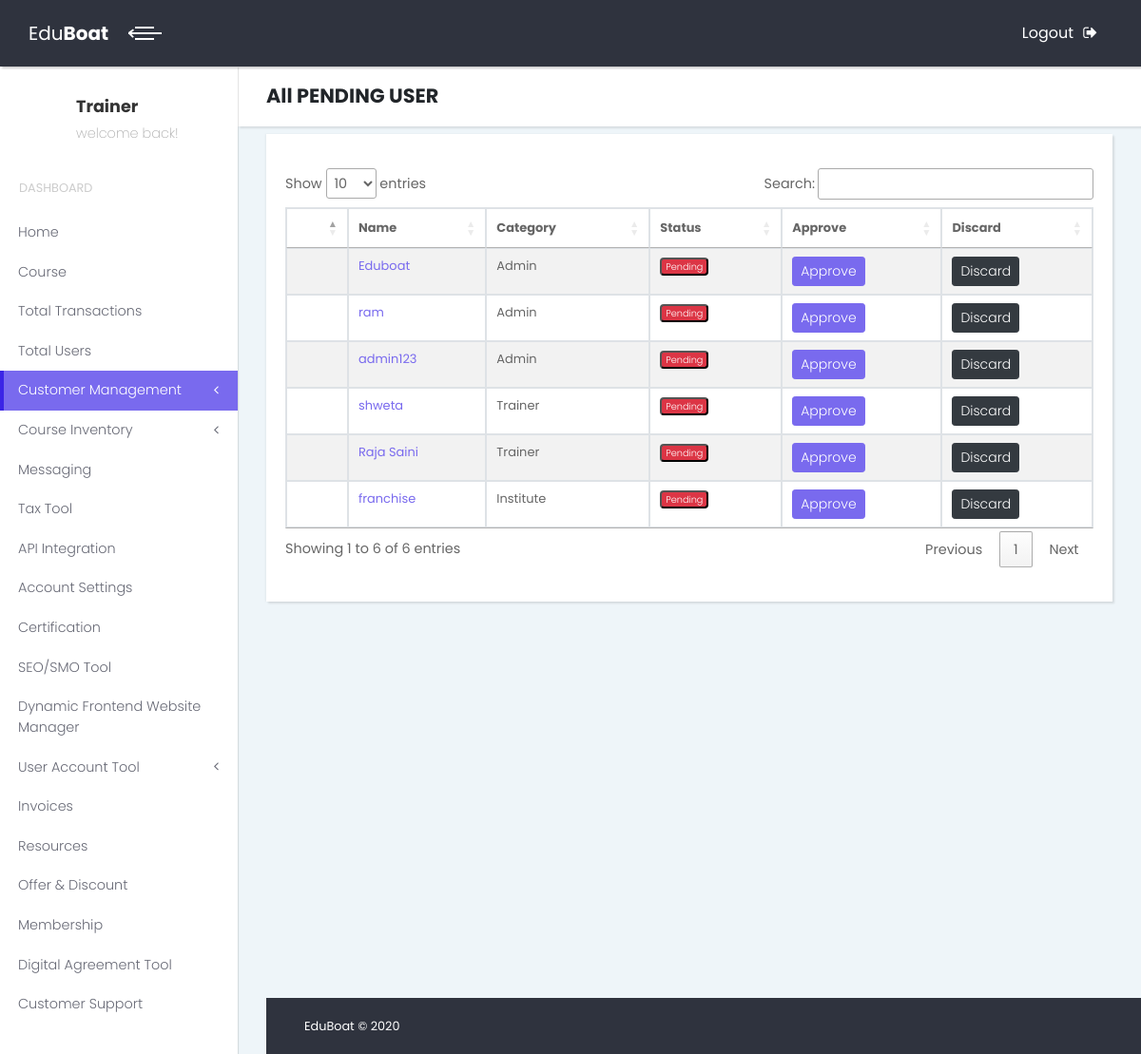
/customer/pending, run on the app's committed database.
### multiuser/models.py (models this page shows, shortened)
class AdminProfile(models.Model):
    user = models.OneToOneField(User , on_delete=models.CASCADE,primary_key=True,related_name='admin')
    adminFullName = models.CharField(max_length=150 , blank=True)
    adminGender = models.CharField(max_length = 30 , choices =genderChoice , default="")
    adminAbout= models.TextField(blank=True , null=True)
    adminEmail = models.EmailField(max_length = 100 , blank = True)
    adminImage = models.FileField(upload_to='Admin_image/', null=True , blank=True)
    adminPhoneNo1 = PhoneNumberField(null=False, blank=False, unique=False)
    adminPhoneNo2 = PhoneNumberField(null=False, blank=False, unique=False)
    adminAddress = models.CharField(max_length= 500 , blank = True)
    adminCity = models.CharField(blank=True,max_length=50)
    adminPostalCode = models.IntegerField(blank=True,null=True)
    adminState = models.CharField(blank=True,max_length=50)
    adminCountry = models.CharField(max_length=20,blank=False,default='')
    adminStatus = models.CharField(max_length = 30 , choices = approvalChoice, default="Pending")
    adminAddedDate = models.DateTimeField(auto_now_add=True)

class TrainerProfile(models.Model):
    user = models.OneToOneField(User , on_delete=models.CASCADE,primary_key=True)
    trainerFullName = models.CharField(max_length=150 , blank=True)
    trainerGender = models.CharField(max_length = 30 , choices =genderChoice , default="")
    trainerAbout= models.TextField(blank=True , null=True)
    trainerEmail = models.EmailField(max_length = 100 , blank = True)
    trainerImage = models.FileField(upload_to='Trainer_image/', null=True , blank=True)
    trainerPhoneNo1 = PhoneNumberField(null=False, blank=False, unique=False)
    trainerPhoneNo2 = PhoneNumberField(null=False, blank=False, unique=False)
    trainerAddress = models.CharField(max_length= 500 , blank = True)
    trainerCity = models.CharField(blank=True,max_length=50)
    trainerPostalCode = models.IntegerField(blank=True,null=True)
    trainerState = models.CharField(blank=True,max_length=50)
    trainerCountry = models.CharField(max_length=20,blank=False,default='')
    trainerStatus = models.CharField(max_length = 30 , choices = approvalChoice, default="Pending")
    trainerAddedDate = models.DateTimeField(auto_now_add=True)

class InstituteProfile(models.Model):
    user = models.OneToOneField(User , on_delete=models.CASCADE,primary_key=True)
    instituteName = models.CharField(max_length = 200 , blank = True)
    instituteAbout= models.TextField(blank=True , null=True)
    instituteEmail = models.EmailField(max_length = 100 , blank = True)
    instituteImage = models.FileField(upload_to='Institute_image/', null=True , blank=True)
    institutePhoneNo1 = PhoneNumberField(null=True, blank=True, unique=False)
    institutePhoneNo2 = PhoneNumberField(null=True, blank=True, unique=False)
    instituteAddress = models.CharField(max_length= 500 , blank = True)
    instituteCity = models.CharField(blank=True,max_length=50)
    institutePostalCode = models.IntegerField(blank=True,null=True)
    instituteState = models.CharField(blank=True,max_length=50)
    instituteCountry = models.CharField(max_length=20,blank=False,default='')
    instituteStatus = models.CharField(max_length = 30 , choices = approvalChoice,default="Pending")
    instituteAddedDate = models.DateTimeField(auto_now_add=True)

### customerManagement/views.py (the view)
# urls.py: path('pending',views.pendingUser, name = 'pending_User'),
def pendingUser(request):
    adminDetails = AdminProfile.objects.all().filter(adminStatus = 'Pending')
    trainerDetails = TrainerProfile.objects.all().filter(trainerStatus = 'Pending')
    instituteDetails = InstituteProfile.objects.all().filter(instituteStatus = 'Pending')
    franchiseDetails = FranchiseProfile.objects.all().filter(franchiseStatus = 'Pending')
    context = {'franchiseDetails':franchiseDetails,'adminDetails':adminDetails,
               'instituteDetails':instituteDetails,'trainerDetails':trainerDetails}
    return render(request,'crm/pendingUser.html',context)

### templates/crm/pendingUser.html (shortened to what this page needs)
{% load static %}
<!DOCTYPE html>
<html>
  <head>
    <link rel="stylesheet" href="{% static 'vendor/bootstrap/css/bootstrap.min.css' %}">
    <link rel="stylesheet" href="https://stackpath.bootstrapcdn.com/font-awesome/4.7.0/css/font-awesome.min.css">
    <link rel="stylesheet" href="{% static 'css/fontastic.css' %}">
    <link rel="stylesheet" href="{% static 'css/style.default.css' %}" id="theme-stylesheet">
    <link rel="stylesheet" href="{% static 'css/custom.css' %}">
    <link rel="stylesheet" href="https://cdn.datatables.net/1.10.21/css/jquery.dataTables.min.css">
   </head>
   <body>
    <div class="page">
      <header class="header">
        <nav class="navbar">
          <div class="container-fluid">
            <div class="navbar-holder d-flex align-items-center justify-content-between">
              <div class="navbar-header">
                <a href="index.html" class="navbar-brand d-none d-sm-inline-block">
                  <div class="brand-text d-none d-lg-inline-block"><span>Edu</span><strong>Boat</strong></div>
                  <div class="brand-text d-none d-sm-inline-block d-lg-none"><strong>EB</strong></div></a>
                <a id="toggle-btn" href="#" class="menu-btn active"><span></span><span></span><span></span></a>
              </div>
              <ul class="nav-menu list-unstyled d-flex flex-md-row align-items-md-center">
              <li class="nav-item"><a href="{% url 'logout' %}" class="nav-link logout"> <span class="d-none d-sm-inline">Logout</span><i class="fa fa-sign-out"></i></a></li>
              </ul>
            </div>
          </div>
        </nav>
      </header>  <div class="page-content d-flex align-items-stretch">
        <nav class="side-navbar">
          <div class="sidebar-header d-flex align-items-center">
            <div class="avatar"><img src="" alt="" class="img-fluid rounded-circle"></div>
            <div class="title">
              <h1 class="h4">Trainer</h1>
              <p>welcome back!</p>
            </div>
          </div>
          <span class="heading">Dashboard</span>
          <ul class="list-unstyled">
            <li><a href="{% url 'homePage' %}">Home </a></li>
            <li><a href="{% url 'course' %}">Course </a></li>
            <li><a href="#"> Total Transactions </a></li>
            <li><a href="{% url 'user' %}">Total Users</a></li>
            <li class="active"><a href="#dropdown-customer" aria-expanded="false" data-toggle="collapse">Customer Management</a>
                          </li>
            <li class=""><a href="#dropdown-user-account" aria-expanded="false" data-toggle="collapse">Course Inventory</a>
                          </li>
            <li><a href="{% url 'bulkemail' %}">Messaging</a></li>
            <li><a href="#">Tax Tool</a></li>
            <li><a href="#">API Integration</a></li>
            <li><a href="#">Account Settings</a></li>
            <li><a href="#">Certification</a></li>
            <li><a href="#">SEO/SMO Tool</a></li>
            <li><a href="#">Dynamic Frontend Website Manager</a></li>
            <li><a href="#dropdown-user-account" aria-expanded="false" data-toggle="collapse">User Account Tool </a>
            </li>
            <li><a href="#">Invoices</a></li>
            <li><a href="#">Resources</a></li>
            <li><a href="#">Offer & Discount</a></li>
            <li><a href="#">Membership</a></li>
            <li><a href="#">Digital Agreement Tool</a></li>
            <li><a href="{% url 'customer_detail' %}">Customer Support</a></li>
          </ul>
        </nav>
        <div class="content-inner">
          <header class="page-header">
            <div class="container-fluid">
              <h2 class="no-margin-bottom">All PENDING USER</h2>
            </div>
          </header>
        <div class="container-fluid dashboard-counts no-padding-bottom pt-2">
            <div class="card">
              <div class="card-body">
                <div class="table-responsive table table-hover">
                  <table class="table table-striped table-bordered" id="users-table">
                    <thead>
                      <tr>
                        <th scope="col"></th>
                        <th scope="col">Name</th>
                        <th scope="col">Category</th>
                        <th scope="col">Status</th>
                        <th scope="col">Approve</th>
                        <th scope="col">Discard</th>
                      </tr>
                    </thead>
                    <tbody>
                        {% for admin in adminDetails %}
                      <tr>
                        <th scope="row">{{admin.id}}</th>
                        <td><a href="{% url 'admin_Profile' admin.user.username %}">{{admin.adminFullName}} </a></td>
                        <td>Admin</td>
                         <td> {% if admin.adminStatus == 'Verified' %}
                             <button class="badge badge-success">{{admin.adminStatus}}</button>
                             {% else %}
                             <button class="badge badge-danger">{{admin.adminStatus}}</button>
                             {% endif %}
                         </td>
                          <td>
                          <button type="button" class="btn btn-sm btn-primary" data-toggle="modal" data-target="#exampleModal{{admin.user.id}}">
                           Approve
                          </button>
                          </td>
                        <td>
                          <button type="button" class="btn btn-sm btn-dark" data-toggle="modal" data-target="#exampleModal{{admin.user.username}}">
                           Discard
                          </button>
                          </td>
                      </tr>
                        {% endfor %}
                        {% for trainer in trainerDetails %}
                      <tr>
                        <th scope="row">{{trainer.id}}</th>
                        <td><a href="{% url 'trainer_Profile' trainer.user.username %}">{{trainer.trainerFullName}} </a></td>
                        <td>Trainer</td>
                         <td> {% if trainer.trainerStatus == 'Verified' %}
                             <button class="badge badge-success">{{trainer.trainerStatus}}</button>
                             {% else %}
                             <button class="badge badge-danger">{{trainer.trainerStatus}}</button>
                             {% endif %}
                         </td>
                          <td>
                          <button type="button" class="btn btn-sm btn-primary" data-toggle="modal" data-target="#exampleModal{{trainer.user.id}}">
                           Approve
                          </button>
                          </td>
                            <td>
                              <button type="button" class="btn btn-sm btn-dark" data-toggle="modal" data-target="#exampleModal{{trainer.user.username}}">
                           Discard
                          </button>
                          </td>
                      </tr>
                        {% endfor %}
                        {% for institute in instituteDetails %}
                      <tr>
                        <th scope="row">{{institute.id}}</th>
                        <td><a href="{% url 'institute_Profile' institute.user.username %}">{{institute.instituteName}}</a></td>
                        <td>Institute</td>
                         <td> {% if institute.instituteStatus == 'Verified' %}
                             <button class="badge badge-success">{{institute.instituteStatus}}</button>
                             {% else %}
                             <button class="badge badge-danger">{{institute.instituteStatus}}</button>
                             {% endif %}
                         </td>
                          <td>
                          <button type="button" class="btn btn-sm btn-primary" data-toggle="modal" data-target="#exampleModal{{institute.user.id}}">
                           Approve
                          </button>
                          </td>
                          <td>
                          <button type="button" class="btn btn-sm btn-dark" data-toggle="modal" data-target="#exampleModal{{institute.user.username}}">
                           Discard
                          </button>
                          </td>
                      </tr>
                        {% endfor %}
                    </tbody>
                  </table>
                </div>
              </div>
            </div>
            <footer class="main-footer">
              <div class="container-fluid">
                <div class="row">
                  <div class="col-sm-6">
                    <p>EduBoat &copy; 2020</p>
                  </div>
                </div>
              </div>
            </footer>
    </body>
  </html>

### data on the page
AdminProfile: adminFullName "Eduboat", adminStatus "Pending"
AdminProfile: adminFullName "ram", adminStatus "Pending"
AdminProfile: adminFullName "admin123", adminStatus "Pending"
TrainerProfile: trainerFullName "shweta", trainerStatus "Pending"
TrainerProfile: trainerFullName "Raja Saini", trainerStatus "Pending"
InstituteProfile: instituteName "franchise", instituteStatus "Pending"
